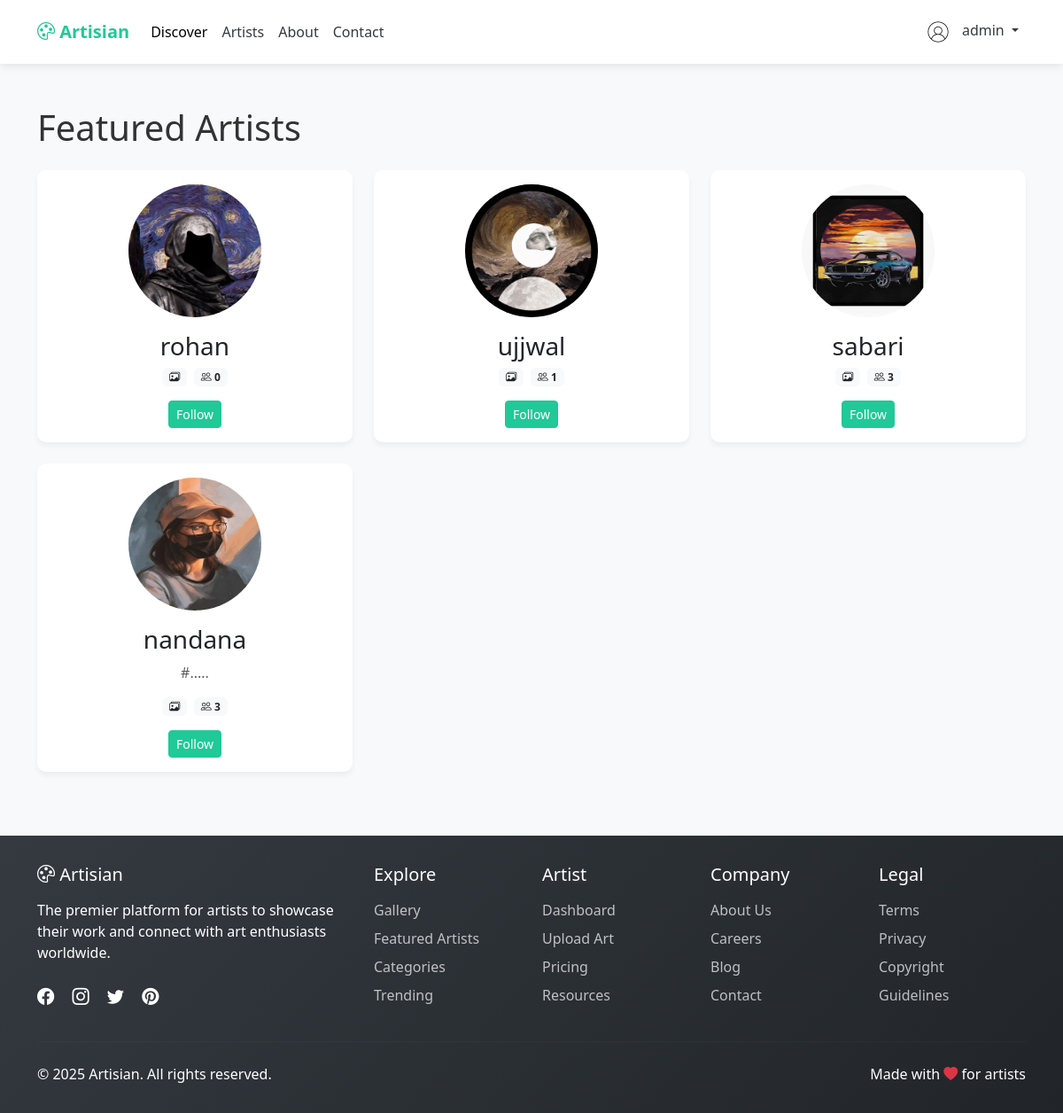
The page /artists/ (signed in) on the database its author committed.
### Art/models.py (models this page shows, shortened)
class User(AbstractUser):
    USER_TYPE_CHOICES = (
        ('artist', 'Artist'),
        ('viewer', 'Viewer')
    )
    user_type = models.CharField(max_length=10, choices=USER_TYPE_CHOICES)
    bio = models.TextField(blank=True)
    profile_picture = models.ImageField(upload_to='profiles/', blank=True)
    website = models.URLField(blank=True)
    created_at = models.DateTimeField(auto_now_add=True)
    class Meta:
        permissions = [
            ("approve_user", "Can approve/reject user accounts"),
            ("manage_content", "Can moderate content")
        ]

### Art/views.py (the view)
# urls.py: path('artists/', views.artists_list, name='artists_list'),
@login_required(login_url='login')
def artists_list(request):
    artists = User.objects.filter(user_type='artist', is_active=True).order_by('-date_joined')
    context = {
        'artists': artists,
    }
    return render(request, 'viewer/artists_list.html', context)

### Art/templates/viewer/artists_list.html (shortened to what this page needs)
{% extends 'viewer/base.html' %}
{% block content %}
<div class="container py-5">
    <h1 class="mb-4">Featured Artists</h1>
    <div class="row">
        {% for artist in artists %}
        <div class="col-md-4 mb-4">
            <div class="card artwork-card h-100">
                <div class="card-body text-center">
                    <a href="{% url 'artist_profile' artist.id %}">
                        {% if artist.profile_picture %}
                        <img src="{{ artist.profile_picture.url }}" class="rounded-circle mb-3" width="150" height="150">
                        {% else %}
                        <div class="rounded-circle d-flex align-items-center justify-content-center mb-3"
                             style="width: 150px; height: 150px; background: #e9ecef; margin: 0 auto;">
                            <i class="bi bi-person" style="font-size: 3rem; color: #20c997;"></i>
                        </div>
                        {% endif %}
                    </a>
                    <h3>{{ artist.username }}</h3>
                    {% if artist.bio %}
                    <p class="text-muted">{{ artist.bio|truncatechars:100 }}</p>
                    {% endif %}
                    <div class="d-flex justify-content-center">
                        <span class="badge bg-light text-dark me-2">
                            <i class="bi bi-images"></i> {{ artist.artworks.count }}
                        </span>
                        <span class="badge bg-light text-dark">
                            <i class="bi bi-people"></i> {{ artist.followers.count }}
                        </span>
                    </div>
                    {% if request.user.is_authenticated and request.user != artist %}
                    <a href="{% url 'follow_artist' artist.id %}" class="btn btn-sm mt-3 {% if artist.id in following_ids %}btn-outline-primary{% else %}btn-primary{% endif %}">
                        {% if artist.id in following_ids %}
                            Following
                        {% else %}
                            Follow
                        {% endif %}
                    </a>
                    {% endif %}
                </div>
            </div>
        </div>
        {% empty %}
        <div class="col-12 text-center py-5">
            <i class="bi bi-people fs-1 text-muted"></i>
            <h3 class="mt-3">No artists yet</h3>
        </div>
        {% endfor %}
    </div>
</div>
{% endblock %}

### Art/templates/viewer/base.html (shortened to what this page needs)
{% load static %}
<!DOCTYPE html>
<html lang="en">
<head>
    <link href="https://cdn.jsdelivr.net/npm/bootstrap@5.3.0/dist/css/bootstrap.min.css" rel="stylesheet">
    <link rel="stylesheet" href="https://cdn.jsdelivr.net/npm/bootstrap-icons@1.10.0/font/bootstrap-icons.css">
</head>
<body>
    <nav class="navbar navbar-expand-lg navbar-light navbar-viewer sticky-top navbaR">
        <div class="container">
            <a class="navbar-brand" href="{% url 'home' %}">
                <i class="bi bi-palette"></i> Artisian
            </a>
            <div class="collapse navbar-collapse" id="navbarViewer">
                <ul class="navbar-nav me-auto mb-2 mb-lg-0">
                    <li class="nav-item">
                        <a class="nav-link active" href="{% url 'home' %}">Discover</a>
                    </li>
                    <li class="nav-item">
                        <a class="nav-link" href="{% url 'artists_list' %}"> Artists </a>
                    </li>
                    <li class="nav-item">
                        <a class="nav-link" href="{% url 'about' %}"> About </a>
                    </li>
                    <li class="nav-item">
                        <a class="nav-link" href="{% url 'contact' %}"> Contact </a>
                    </li>
                </ul>
                <ul class="navbar-nav ms-auto">
                    {% if request.user.is_authenticated %}
                    <li class="nav-item dropdown">
                        <a class="nav-link dropdown-toggle" href="#" id="navbarDropdown" role="button"
                            data-bs-toggle="dropdown">
                            {% if request.user.profile_picture %}
                            <img src="{{ request.user.profile_picture.url }}" class="rounded-circle" width="30"
                                height="30">
                            {% else %}
                            <img src="{% static 'images/user-profile.jpg' %}" class="rounded-circle" width="30"
                                height="30">
                            {% endif %}
                            <span class="ms-2">{{ request.user.username }}</span>
                        </a>
                    </li>
                    {% endif %}
                </ul>
            </div>
        </div>
    </nav>
    <main>
        {% block content %}{% endblock %}
    </main>
    <footer class="footer">
        <div class="container">
            <div class="row">
                <div class="col-lg-4 mb-4 mb-lg-0">
                    <h5><i class="bi bi-palette"></i> Artisian</h5>
                    <p class="mt-3">The premier platform for artists to showcase their work and connect with art
                        enthusiasts worldwide.</p>
                    <div class="social-icons mt-4">
                        <a href="#"><i class="bi bi-facebook"></i></a>
                        <a href="#"><i class="bi bi-instagram"></i></a>
                        <a href="#"><i class="bi bi-twitter"></i></a>
                        <a href="#"><i class="bi bi-pinterest"></i></a>
                    </div>
                </div>
                <div class="col-lg-2 col-md-4 mb-4 mb-md-0">
                    <h5>Explore</h5>
                    <ul class="list-unstyled footer-links mt-3">
                        <li class="mb-2"><a href="#">Gallery</a></li>
                        <li class="mb-2"><a href="#">Featured Artists</a></li>
                        <li class="mb-2"><a href="#">Categories</a></li>
                        <li class="mb-2"><a href="#">Trending</a></li>
                    </ul>
                </div>
                <div class="col-lg-2 col-md-4 mb-4 mb-md-0">
                    <h5>Artist</h5>
                    <ul class="list-unstyled footer-links mt-3">
                        <li class="mb-2"><a href="{% url 'artist_dashboard' %}">Dashboard</a></li>
                        <li class="mb-2"><a href="{% url 'upload_art' %}">Upload Art</a></li>
                        <li class="mb-2"><a href="#">Pricing</a></li>
                        <li class="mb-2"><a href="#">Resources</a></li>
                    </ul>
                </div>
                <div class="col-lg-2 col-md-4 mb-4 mb-md-0">
                    <h5>Company</h5>
                    <ul class="list-unstyled footer-links mt-3">
                        <li class="mb-2"><a href="#">About Us</a></li>
                        <li class="mb-2"><a href="#">Careers</a></li>
                        <li class="mb-2"><a href="#">Blog</a></li>
                        <li class="mb-2"><a href="#">Contact</a></li>
                    </ul>
                </div>
                <div class="col-lg-2 col-md-4">
                    <h5>Legal</h5>
                    <ul class="list-unstyled footer-links mt-3">
                        <li class="mb-2"><a href="#">Terms</a></li>
                        <li class="mb-2"><a href="#">Privacy</a></li>
                        <li class="mb-2"><a href="#">Copyright</a></li>
                        <li class="mb-2"><a href="#">Guidelines</a></li>
                    </ul>
                </div>
            </div>
            <hr class="mt-4 mb-4" style="border-color: rgba(255,255,255,0.1);">
            <div class="row">
                <div class="col-md-6 text-center text-md-start">
                    <p class="mb-0">&copy; 2025 Artisian. All rights reserved.</p>
                </div>
                <div class="col-md-6 text-center text-md-end">
                    <p class="mb-0">Made with <i class="bi bi-heart-fill text-danger"></i> for artists</p>
                </div>
            </div>
        </div>
    </footer>
</body>
</html>

### Art/templates/viewer/base.html (style rules this page uses)
:root { --primary-color: #20c997; --primary-hover: #1aa179; --secondary-color: #6f42c1; --dark-color: #343a40; --light-color: #f8f9fa; }
body { background-color: #f8f9fa; color: #333; }
.navbaR { z-index: 1000; }
.navbar-viewer { background: white; box-shadow: 0 2px 10px rgba(0, 0, 0, 0.1); padding: 0.8rem 1rem; }
.navbar-brand { font-weight: 700; color: var(--primary-color); }
.nav-link { font-weight: 500; color: var(--dark-color); }
.nav-link:hover, .nav-link.active { color: var(--primary-color); }
.btn-primary { background-color: var(--primary-color); border-color: var(--primary-color); }
.artwork-card { transition: transform 0.3s, box-shadow 0.3s; border: none; border-radius: 10px; overflow: hidden; box-shadow: 0 4px 6px rgba(0, 0, 0, 0.05); }
.footer { background: linear-gradient(135deg, var(--dark-color), #212529); color: white; padding: 2rem 0; margin-top: auto; }
.footer-links a { color: rgba(255, 255, 255, 0.7); text-decoration: none; transition: color 0.3s; }
.social-icons a { color: white; font-size: 1.2rem; margin-right: 1rem; transition: transform 0.3s; }

### rows shown on the page
User: user.username "admin"
User: profile_picture (picture), username "rohan", followers.count "0", shows "Follow"
User: profile_picture (picture), username "ujjwal", followers.count "1", shows "Follow"
User: profile_picture (picture), username "sabari", followers.count "3", shows "Follow"
User: profile_picture (picture), username "nandana", bio "#.....", followers.count "3", shows "Follow"
